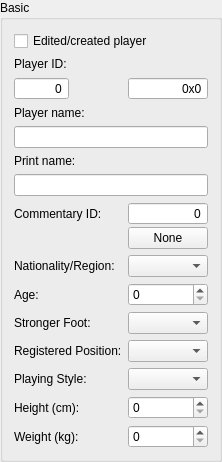
      <widget class="QGroupBox" name="boxBasic">
       <property name="title">
        <string>Basic</string>
       </property>
       <layout class="QFormLayout" name="formLayout_2">
        <item row="0" column="0" colspan="2">
         <widget class="QCheckBox" name="chbEditedCreatedPlayer">
          <property name="text">
           <string>Edited/created player</string>
          </property>
         </widget>
        </item>
        <item row="1" column="0" colspan="2">
         <widget class="QLabel" name="lblPlayerId">
          <property name="text">
           <string>Player ID:</string>
          </property>
         </widget>
        </item>
        <item row="2" column="0">
         <widget class="QSpinBox" name="spxPlayerId">
          <property name="alignment">
           <set>Qt::AlignRight|Qt::AlignTrailing|Qt::AlignVCenter</set>
          </property>
          <property name="readOnly">
           <bool>true</bool>
          </property>
          <property name="buttonSymbols">
           <enum>QAbstractSpinBox::NoButtons</enum>
          </property>
          <property name="minimum">
           <number>-2147483647</number>
          </property>
          <property name="maximum">
           <number>2147483647</number>
          </property>
          <property name="value">
           <number>0</number>
          </property>
         </widget>
        </item>
        <item row="2" column="1">
         <widget class="QSpinBox" name="spxPlayerIdHex">
          <property name="enabled">
           <bool>true</bool>
          </property>
          <property name="alignment">
           <set>Qt::AlignRight|Qt::AlignTrailing|Qt::AlignVCenter</set>
          </property>
          <property name="readOnly">
           <bool>true</bool>
          </property>
          <property name="buttonSymbols">
           <enum>QAbstractSpinBox::NoButtons</enum>
          </property>
          <property name="prefix">
           <string notr="true">0x</string>
          </property>
          <property name="minimum">
           <number>0</number>
          </property>
          <property name="maximum">
           <number>0</number>
          </property>
          <property name="displayIntegerBase">
           <number>16</number>
          </property>
         </widget>
        </item>
        <item row="3" column="0" colspan="2">
         <widget class="QLabel" name="lblPlayerName">
          <property name="text">
           <string>Player name:</string>
          </property>
         </widget>
        </item>
        <item row="4" column="0" colspan="2">
         <widget class="QLineEdit" name="ldtPlayerName">
          <property name="maxLength">
           <number>45</number>
          </property>
         </widget>
        </item>
        <item row="5" column="0" colspan="2">
         <widget class="QLabel" name="lblPrintName">
          <property name="text">
           <string>Print name:</string>
          </property>
         </widget>
        </item>
        <item row="6" column="0" colspan="2">
         <widget class="QLineEdit" name="ldtPrintName">
          <property name="maxLength">
           <number>15</number>
          </property>
         </widget>
        </item>
        <item row="7" column="0">
         <widget class="QLabel" name="lblCommentaryId">
          <property name="text">
           <string>Commentary ID:</string>
          </property>
         </widget>
        </item>
        <item row="8" column="0">
         <widget class="QLabel" name="lblNationalityRegion">
          <property name="text">
           <string>Nationality/Region:</string>
          </property>
         </widget>
        </item>
        <item row="10" column="0">
         <widget class="QLabel" name="lblAge">
          <property name="text">
           <string>Age:</string>
          </property>
         </widget>
        </item>
        <item row="10" column="1">
         <widget class="QSpinBox" name="spxAge">
          <property name="maximum">
           <number>63</number>
          </property>
         </widget>
        </item>
        <item row="11" column="0">
         <widget class="QLabel" name="lblStrongerFoot">
          <property name="text">
           <string>Stronger Foot:</string>
          </property>
         </widget>
        </item>
        <item row="11" column="1">
         <widget class="QComboBox" name="cbxStrongerFoot"/>
        </item>
        <item row="12" column="0">
         <widget class="QLabel" name="lblRegisteredPosition">
          <property name="text">
           <string>Registered Position:</string>
          </property>
         </widget>
        </item>
        <item row="12" column="1">
         <widget class="QComboBox" name="cbxRegisteredPosition"/>
        </item>
        <item row="13" column="0">
         <widget class="QLabel" name="lblPlayingStyle">
          <property name="text">
           <string>Playing Style:</string>
          </property>
         </widget>
        </item>
        <item row="13" column="1">
         <widget class="QComboBox" name="cbxPlayingStyle"/>
        </item>
        <item row="14" column="0">
         <widget class="QLabel" name="lblHeight">
          <property name="text">
           <string>Height (cm):</string>
          </property>
         </widget>
        </item>
        <item row="14" column="1">
         <widget class="QSpinBox" name="spxHeight">
          <property name="maximum">
           <number>255</number>
          </property>
         </widget>
        </item>
        <item row="15" column="0">
         <widget class="QLabel" name="lblWeight">
          <property name="text">
           <string>Weight (kg):</string>
          </property>
         </widget>
        </item>
        <item row="15" column="1">
         <widget class="QSpinBox" name="spxWeight">
          <property name="maximum">
           <number>255</number>
          </property>
         </widget>
        </item>
        <item row="7" column="1">
         <layout class="QVBoxLayout" name="verticalLayout">
          <property name="spacing">
           <number>2</number>
          </property>
          <item>
           <widget class="QSpinBox" name="spxCommentaryId">
            <property name="alignment">
             <set>Qt::AlignRight|Qt::AlignTrailing|Qt::AlignVCenter</set>
            </property>
            <property name="buttonSymbols">
             <enum>QAbstractSpinBox::NoButtons</enum>
            </property>
            <property name="minimum">
             <number>-2147483647</number>
            </property>
            <property name="maximum">
             <number>2147483647</number>
            </property>
            <property name="value">
             <number>0</number>
            </property>
           </widget>
          </item>
          <item>
           <widget class="QPushButton" name="btnCommentaryNone">
            <property name="text">
             <string>None</string>
            </property>
           </widget>
          </item>
         </layout>
        </item>
        <item row="8" column="1">
         <widget class="QComboBox" name="cbxNationalityRegion"/>
        </item>
       </layout>
      </widget>
